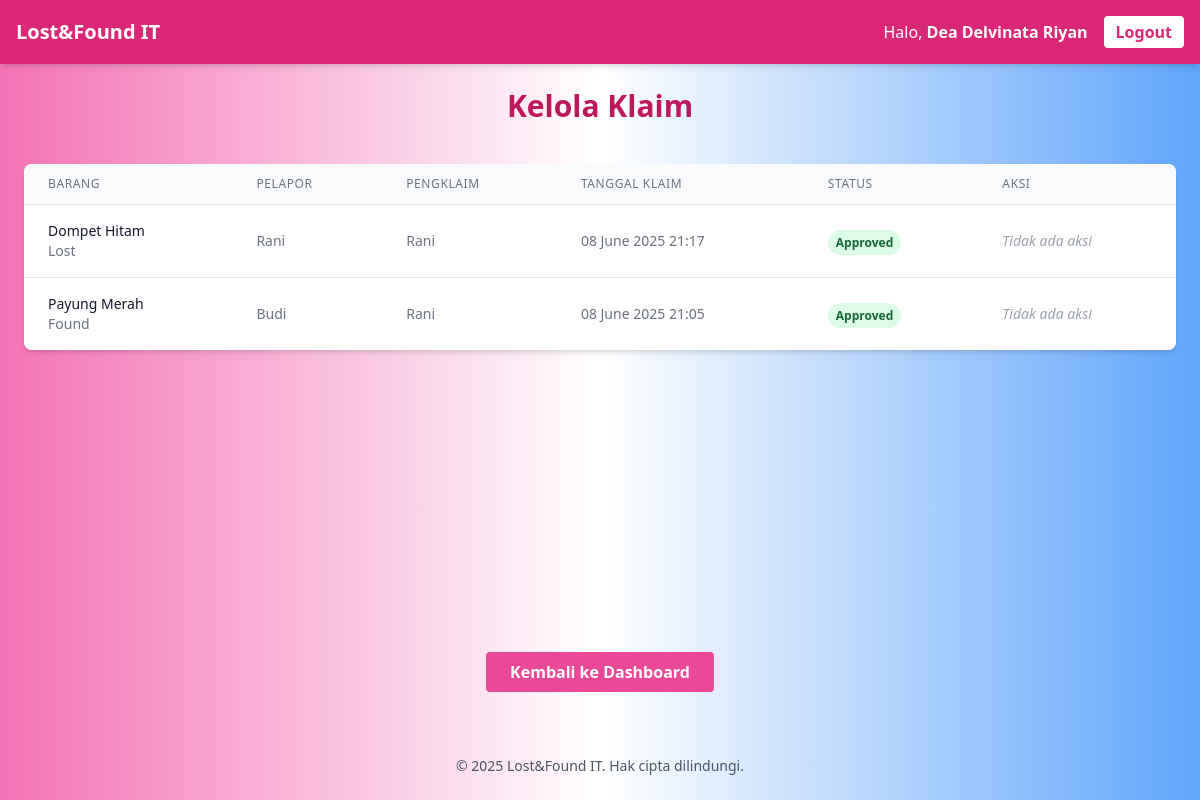
/manage_claims.php (signed in), run on an earlier commit of the app's database.
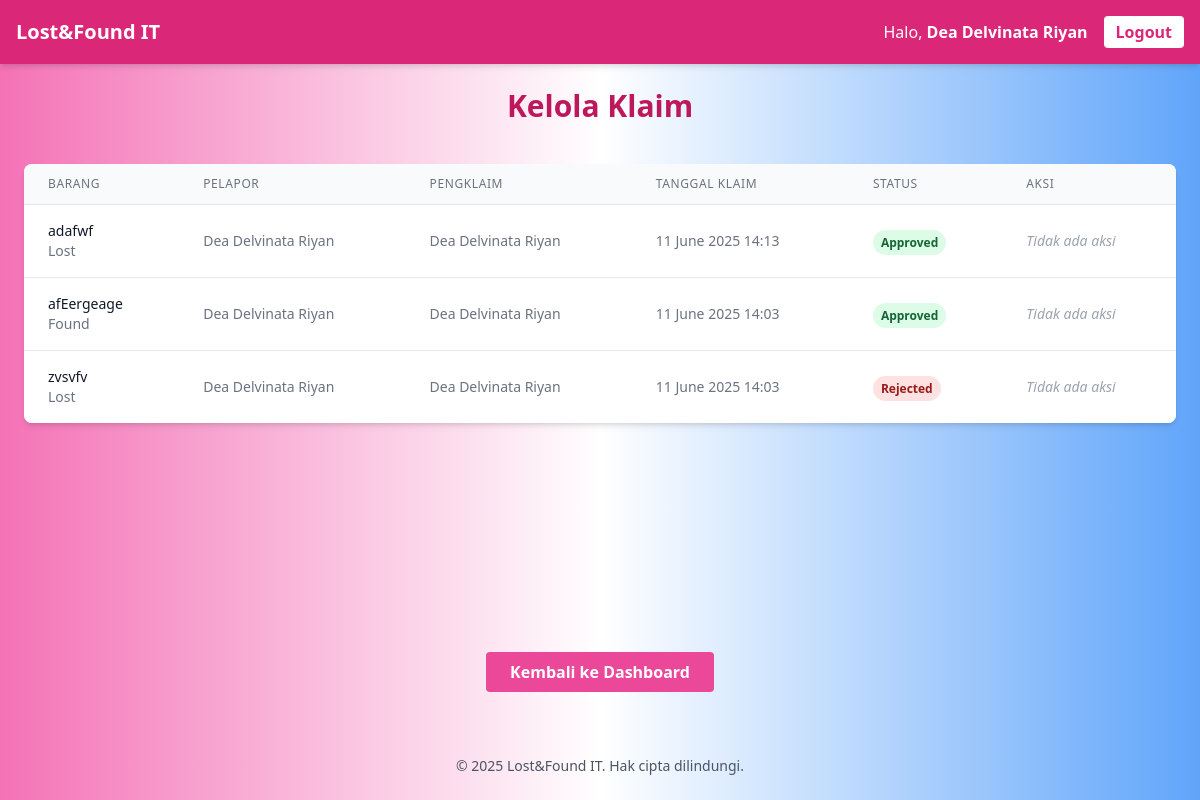
And on a later commit of the database.
### tables this page shows
CREATE TABLE `claims` (
  `claim_id` int(11) NOT NULL,
  `item_id` int(11) NOT NULL,
  `claimant_id` int(11) NOT NULL,
  `date_claimed` datetime DEFAULT current_timestamp(),
  `status` enum('pending','approved','rejected') DEFAULT 'pending',
  `claim_date` datetime DEFAULT current_timestamp()
);

CREATE TABLE `items` (
  `item_id` int(11) NOT NULL,
  `user_id` int(11) NOT NULL,
  `title` varchar(100) NOT NULL,
  `description` text DEFAULT NULL,
  `type` enum('lost','found') NOT NULL,
  `photo` varchar(255) DEFAULT NULL,
  `location` varchar(100) DEFAULT NULL,
  `date_reported` date DEFAULT curdate(),
  `status` enum('available','claimed') DEFAULT 'available'
);

CREATE TABLE `users` (
  `user_id` int(11) NOT NULL,
  `name` varchar(100) NOT NULL,
  `email` varchar(100) NOT NULL,
  `password` varchar(255) NOT NULL
);

### public/manage_claims.php (the view, shortened to what the changed rows need)
<?php
require_once '../includes/db.php';
try {
    $stmt = $pdo->query("
        SELECT
            c.claim_id,
            c.status as claim_status,
            c.date_claimed,
            i.item_id,
            i.title,
            i.type,
            i.status as item_status,
            u1.name as reporter_name,
            u2.name as claimant_name
        FROM claims c
        JOIN items i ON c.item_id = i.item_id
        JOIN users u1 ON i.user_id = u1.user_id
        JOIN users u2 ON c.claimant_id = u2.user_id
        ORDER BY c.date_claimed DESC
    ");
    $claims = $stmt->fetchAll();
} catch (Exception $e) {
    $error = "Gagal memuat data klaim.";
    $claims = [];
}
?>
<!DOCTYPE html>
<html lang="en" class="bg-gradient-to-r from-pink-400 via-white to-blue-400 min-h-screen">
<head>
    <script src="https://cdn.tailwindcss.com"></script>
    <link href="https://cdnjs.cloudflare.com/ajax/libs/font-awesome/6.5.0/css/all.min.css" rel="stylesheet">
</head>
<body class="min-h-screen flex flex-col">
    <?php include '../includes/header.php'; ?>
    <main class="flex-grow p-6 w-full">
        <div class="max-w-7xl mx-auto">
            <h2 class="text-3xl font-extrabold text-center text-pink-700 mb-10">Kelola Klaim</h2>
            <?php if (empty($claims)): ?>
                <div class="text-center text-gray-600 mt-8">
                    <p class="text-lg">Belum ada klaim yang perlu dikelola.</p>
                </div>
            <?php else: ?>
                <div class="bg-white rounded-lg shadow-md overflow-hidden">
                    <div class="overflow-x-auto">
                        <table class="min-w-full divide-y divide-gray-200">
                            <thead class="bg-gray-50">
                                <tr>
                                    <th class="px-6 py-3 text-left text-xs font-medium text-gray-500 uppercase tracking-wider">Barang</th>
                                    <th class="px-6 py-3 text-left text-xs font-medium text-gray-500 uppercase tracking-wider">Pelapor</th>
                                    <th class="px-6 py-3 text-left text-xs font-medium text-gray-500 uppercase tracking-wider">Pengklaim</th>
                                    <th class="px-6 py-3 text-left text-xs font-medium text-gray-500 uppercase tracking-wider">Tanggal Klaim</th>
                                    <th class="px-6 py-3 text-left text-xs font-medium text-gray-500 uppercase tracking-wider">Status</th>
                                    <th class="px-6 py-3 text-left text-xs font-medium text-gray-500 uppercase tracking-wider">Aksi</th>
                                </tr>
                            </thead>
                            <tbody class="bg-white divide-y divide-gray-200">
                                <?php foreach ($claims as $claim): ?>
                                    <tr>
                                        <td class="px-6 py-4 whitespace-nowrap">
                                            <div class="text-sm font-medium text-gray-900">
                                                <?= htmlspecialchars($claim['title']) ?>
                                            </div>
                                            <div class="text-sm text-gray-500">
                                                <?= ucfirst($claim['type']) ?>
                                            </div>
                                        </td>
                                        <td class="px-6 py-4 whitespace-nowrap text-sm text-gray-500">
                                            <?= htmlspecialchars($claim['reporter_name']) ?>
                                        </td>
                                        <td class="px-6 py-4 whitespace-nowrap text-sm text-gray-500">
                                            <?= htmlspecialchars($claim['claimant_name']) ?>
                                        </td>
                                        <td class="px-6 py-4 whitespace-nowrap text-sm text-gray-500">
                                            <?= date('d F Y H:i', strtotime($claim['date_claimed'])) ?>
                                        </td>
                                        <td class="px-6 py-4 whitespace-nowrap">
                                            <span class="px-2 py-1 text-xs rounded-full font-semibold
                                                <?= $claim['claim_status'] === 'approved' ? 'bg-green-100 text-green-800' :
                                                    ($claim['claim_status'] === 'rejected' ? 'bg-red-100 text-red-800' : 'bg-yellow-100 text-yellow-800') ?>">
                                                <?= ucfirst($claim['claim_status']) ?>
                                            </span>
                                        </td>
                                        <td class="px-6 py-4 whitespace-nowrap text-sm font-medium">
                                            <?php if ($claim['claim_status'] === 'pending'): ?>
                                                <div class="flex space-x-3">
                                                    <form method="POST" class="inline-block">
                                                        <input type="hidden" name="claim_id" value="<?= $claim['claim_id'] ?>">
                                                        <input type="hidden" name="status" value="approved">
                                                        <button type="submit"
                                                                class="bg-green-500 hover:bg-green-600 text-white px-3 py-1 rounded transition duration-200 flex items-center"
                                                                onclick="return confirm('Setujui klaim ini?')">
                                                            <i class="fas fa-check mr-1"></i> Setujui
                                                        </button>
                                                    </form>
                                                    <form method="POST" class="inline-block">
                                                        <input type="hidden" name="claim_id" value="<?= $claim['claim_id'] ?>">
                                                        <input type="hidden" name="status" value="rejected">
                                                        <button type="submit"
                                                                class="bg-red-500 hover:bg-red-600 text-white px-3 py-1 rounded transition duration-200 flex items-center"
                                                                onclick="return confirm('Tolak klaim ini?')">
                                                            <i class="fas fa-times mr-1"></i> Tolak
                                                        </button>
                                                    </form>
                                                </div>
                                            <?php else: ?>
                                                <span class="text-gray-400 italic">Tidak ada aksi</span>
                                            <?php endif; ?>
                                        </td>
                                    </tr>
                                <?php endforeach; ?>
                            </tbody>
                        </table>
                    </div>
                </div>
            <?php endif; ?>
        </div>
    </main>
</body>
</html>

What changed in the data, as far as the page shows it:
removed claims: item.title "Dompet Hitam", item.type "Lost", claimant.name "Rani", date_claimed "08 June 2025 21:17", status "Approved", shows "Tidak ada aksi"
removed claims: item.title "Payung Merah", item.type "Found", users.name "Budi", claimant.name "Rani", date_claimed "08 June 2025 21:05", status "Approved", shows "Tidak ada aksi"
added claims: item.title "adafwf", item.type "Lost", claimant.name "Dea Delvinata Riyan", date_claimed "11 June 2025 14:13", status "Approved", shows "Tidak ada aksi"
added claims: item.title "afEergeage", item.type "Found", claimant.name "Dea Delvinata Riyan", date_claimed "11 June 2025 14:03", status "Approved", shows "Tidak ada aksi"
added claims: item.title "zvsvfv", item.type "Lost", claimant.name "Dea Delvinata Riyan", date_claimed "11 June 2025 14:03", status "Rejected", shows "Tidak ada aksi"
